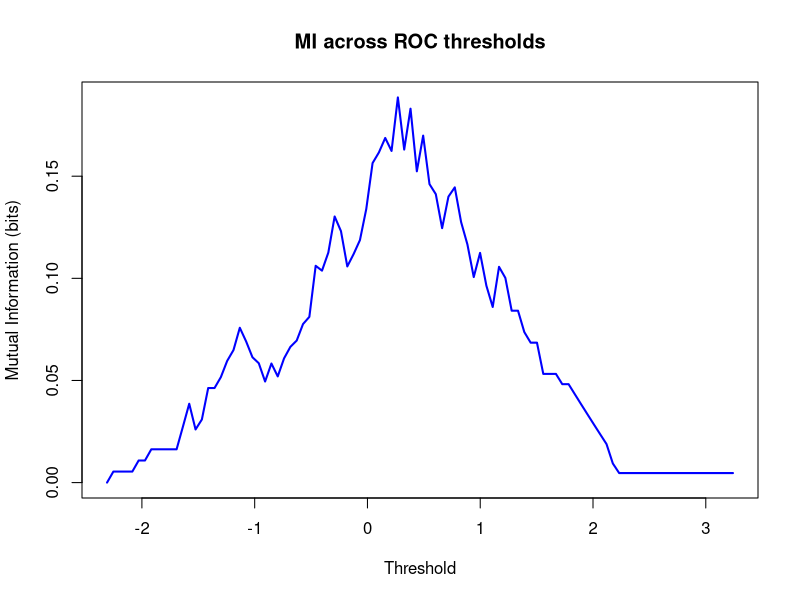

R code for this plot:
# ---- MI for 2x2 table ----
compute_mi <- function(tab) {
  N <- sum(tab)
  p_xy <- tab / N
  p_x <- rowSums(p_xy)
  p_y <- colSums(p_xy)
  mi <- 0
  for (i in 1:2) {
    for (j in 1:2) {
      if (p_xy[i,j] > 0) {
        mi <- mi + p_xy[i,j] * log2(p_xy[i,j] / (p_x[i] * p_y[j]))
      }
    }
  }
  return(mi)
}

# Example 2x2 table
table2x2 <- matrix(c(50, 10, 5, 35), nrow = 2, byrow = TRUE)
MI_2x2 <- compute_mi(table2x2)
cat("MI 2x2 table:", MI_2x2, "\n")

# ---- MI across ROC thresholds ----
set.seed(123)
score <- rnorm(200)
label <- ifelse(score + rnorm(200) > 0, 1, 0)

thresholds <- seq(min(score), max(score), length.out = 100)
MI_values <- sapply(thresholds, function(th) {
  pred <- ifelse(score >= th, 1, 0)
  tab <- table(pred, label)
  # Pad
  tab <- as.matrix(tab)
  if (nrow(tab) < 2) tab <- rbind(tab, c(0,0))
  if (ncol(tab) < 2) tab <- cbind(tab, c(0,0))
  compute_mi(tab)
})

plot(thresholds, MI_values, type = "l", lwd = 2, col = "blue",
     xlab = "Threshold", ylab = "Mutual Information (bits)",
     main = "MI across ROC thresholds")

# ---- Logistic regression MI ----
set.seed(123)
x <- rbinom(200, 1, 0.5)
y <- rbinom(200, 1, plogis(0.5 * x))
model_full <- glm(y ~ x, family = binomial)
model_null <- glm(y ~ 1, family = binomial)

LL_full <- logLik(model_full)
LL_null <- logLik(model_null)

MI_logreg <- (LL_full - LL_null) / log(2) / length(y)
cat("MI logistic regression (bits per obs):", MI_logreg, "\n")

# ---- Cox regression MI ----
library(survival)
set.seed(123)
x <- rbinom(200, 1, 0.5)
time <- rexp(200, rate = 0.1 * exp(0.5 * x))
status <- rbinom(200, 1, 0.9)

cox_full <- coxph(Surv(time, status) ~ x)
LL_full <- cox_full$loglik[2]
LL_null <- cox_full$loglik[1]

MI_cox <- (LL_full - LL_null) / log(2) / length(x)
cat("MI Cox regression (bits per obs):", MI_cox, "\n")
